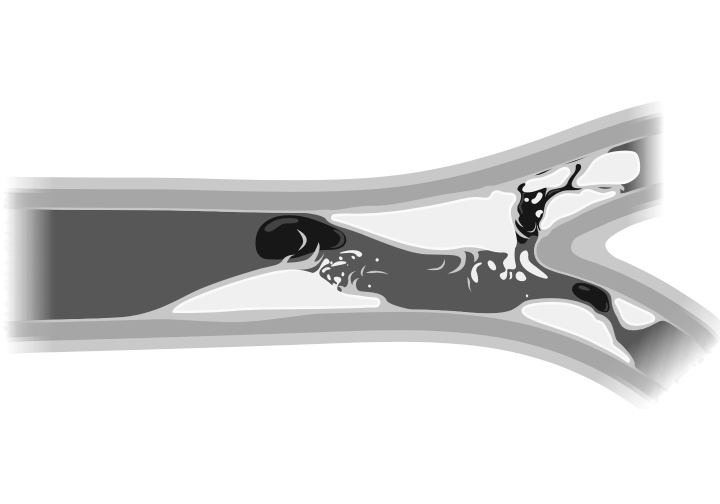
#> input picture data/models/base/base_model.png, 720 x 504 px, found by its file name
$ python get_structures.py
#> lines starting #> are read from the running program, lines starting #| are printed output that depends on the picture; after the words box and inside, x2 and y2 are one past the last pixel; in counts of white or black regions, pixels touching at a corner belong together
import numpy as np
import imageio
import matplotlib.pyplot as plt
from skimage import io, color

#image = imageio.imread('/Users/rita/Uni/bachelor_thesis/git/bachelor_thesis/threeInteraction/templates/models/base_model.png')
image = color.rgba2rgb (io.imread('/Users/rita/Uni/bachelor_thesis/git/bachelor_thesis/threeInteraction/templates/models/base_model.png'))
#> image: shape (504, 720, 3) float64; min 0.0902, max 1, mean 0.873
image = image * 255
image = image.astype(int)
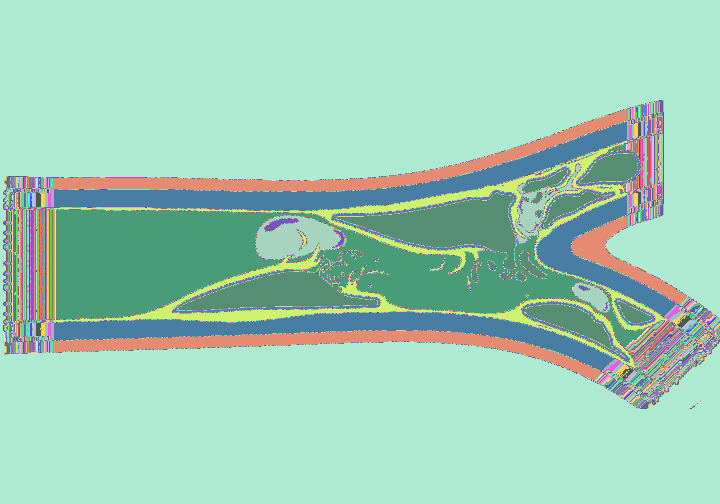
#> image: shape (504, 720, 3) int64; 209 distinct labels, from 23 to 255; one colour per label, 0 black

def translate(image, wanted, name):
#> called with name = 'membrane1.png'
    image_copy = image.copy()
    if len(wanted)==2:
        white_pixels = np.any(image != wanted[1], axis=-1) * np.any(image != wanted[0], axis=-1)
    else:
        white_pixels = np.any(image != wanted, axis=-1)
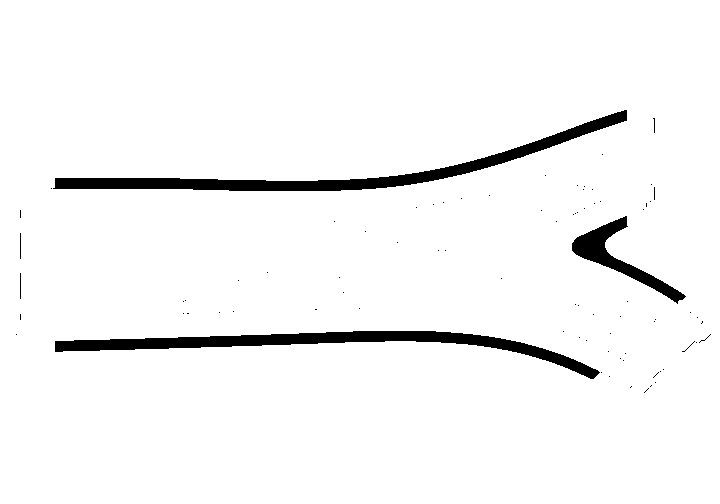
#> white_pixels: shape (504, 720) bool; 96% white; 82 black regions (77 under 20 px), largest, box (x1, y1, x2, y2) and area: (53, 110, 627, 191) 6205, (55, 331, 600, 379) 5825, (572, 216, 686, 304) 2157, (20, 233, 21, 259) 26, (20, 273, 21, 299) 26
    image_copy[np.invert(white_pixels)] = [0, 0, 0]
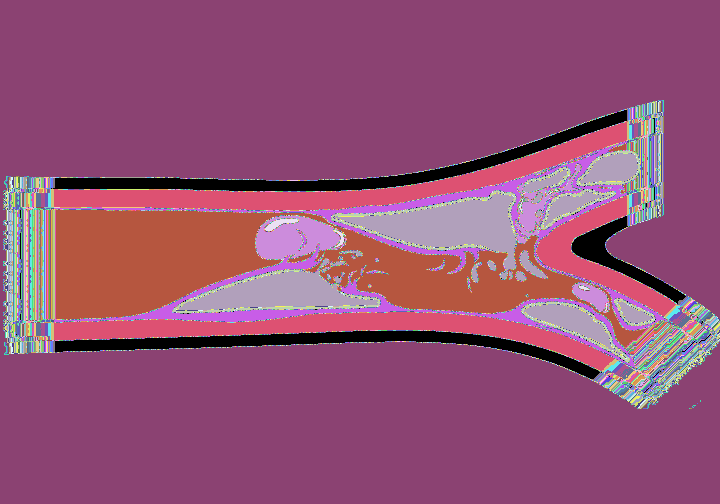
#> image_copy: shape (504, 720, 3) int64; 209 distinct labels, from 0 to 255; one colour per label, 0 black
    image_copy[white_pixels] = [1, 1, 1]
    #io.imsave(name, image_copy)

m1 = [201, 201, 201]
m2 = [166, 166, 166]
m3 = [199, 199, 199]
plaque = [240, 240, 240]
phage = [23, 23, 23]
#neur = [167, 88, 150]

translate(image, m1, 'membrane1.png')
translate(image, m2, 'membrane2.png')
#> call 2 of translate, with name = 'membrane2.png'
#> in translate (call 2), `white_pixels = np.any(image != wanted, axis=-1)`: white_pixels: shape (504, 720) bool; 93.5% white; 26 black regions (23 under 20 px), largest, box (x1, y1, x2, y2) and area: (54, 122, 627, 210) 9882, (54, 312, 614, 371) 9272, (537, 196, 676, 316) 4236
#> in translate (call 2), `image_copy[np.invert(white_pixels)] = [0, 0, 0]`:
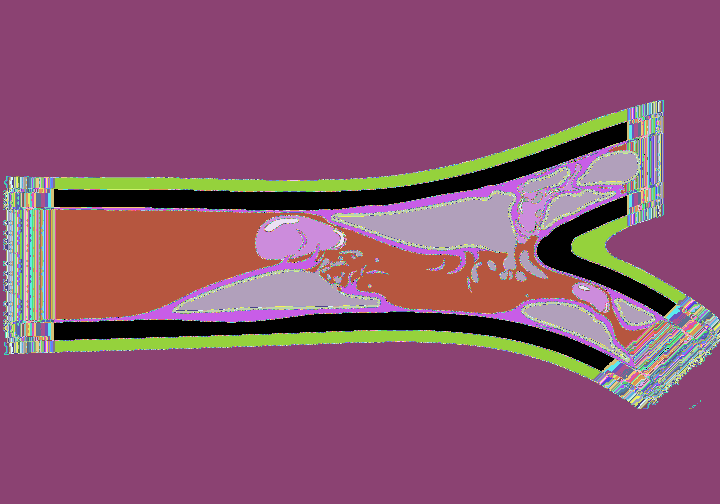
#> image_copy: shape (504, 720, 3) int64; 209 distinct labels, from 0 to 255; one colour per label, 0 black
translate(image, m3, 'membrane3.png')
#> call 3 of translate, with name = 'membrane3.png'
#> in translate (call 3), `white_pixels = np.any(image != wanted, axis=-1)`: white_pixels: shape (504, 720) bool; 97.6% white; 81 black regions (76 under 20 px), largest, box (x1, y1, x2, y2) and area: (54, 244, 635, 368) 4291, (54, 141, 627, 273) 3860, (591, 282, 668, 330) 456, (299, 231, 306, 248) 33, (563, 273, 590, 282) 28
#> in translate (call 3), `image_copy[np.invert(white_pixels)] = [0, 0, 0]`:
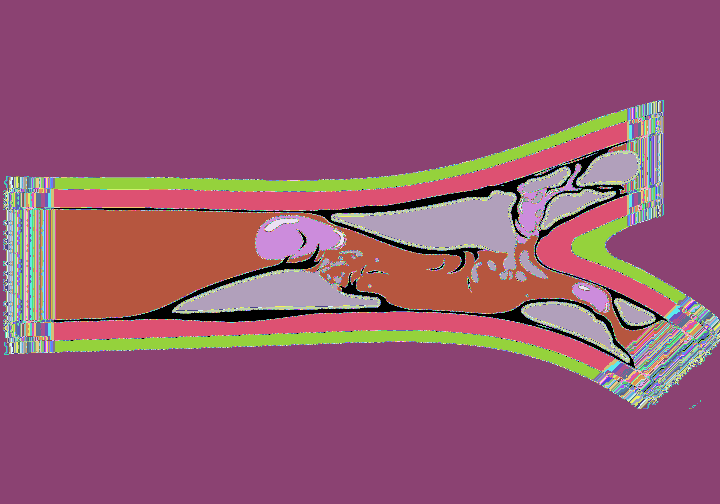
#> image_copy: shape (504, 720, 3) int64; 209 distinct labels, from 0 to 255; one colour per label, 0 black
translate(image, plaque, 'plaque.png')
#> call 4 of translate, with name = 'plaque.png'
#> in translate (call 4), `white_pixels = np.any(image != wanted, axis=-1)`: white_pixels: shape (504, 720) bool; 95.9% white; 140 black regions (123 under 20 px), largest, box (x1, y1, x2, y2) and area: (334, 193, 516, 279) 5766, (178, 269, 377, 310) 4085, (524, 305, 620, 354) 1565
#> in translate (call 4), `image_copy[np.invert(white_pixels)] = [0, 0, 0]`:
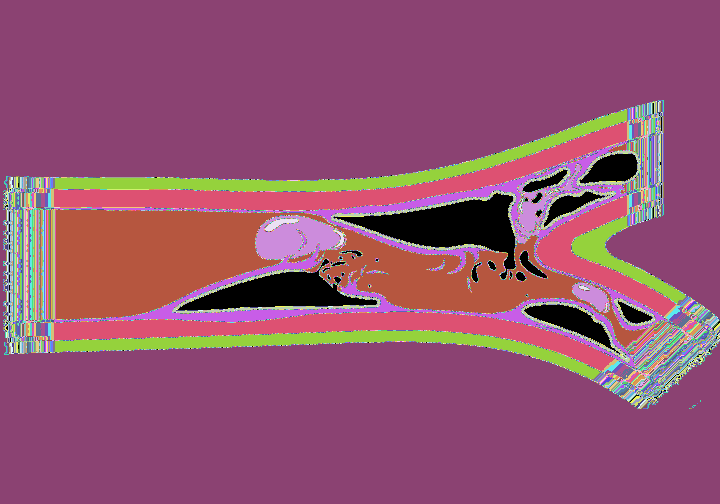
#> image_copy: shape (504, 720, 3) int64; 209 distinct labels, from 0 to 255; one colour per label, 0 black
translate(image, phage, 'macrophage.png')
#> in translate (call 5), `white_pixels = np.any(image != wanted, axis=-1)`: white_pixels: shape (504, 720) bool; 99% white; 13 black regions (7 under 20 px), largest, box (x1, y1, x2, y2) and area: (256, 216, 340, 259) 2328, (516, 188, 557, 237) 714, (573, 283, 608, 312) 494, (558, 165, 581, 192) 117, (517, 235, 527, 243) 44, (518, 184, 525, 194) 30
#> in translate (call 5), `image_copy[np.invert(white_pixels)] = [0, 0, 0]`:
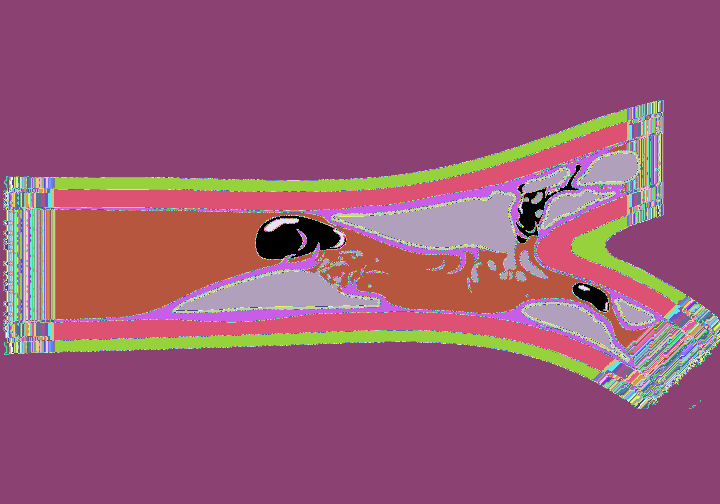
#> image_copy: shape (504, 720, 3) int64; 209 distinct labels, from 0 to 255; one colour per label, 0 black
#translate(image, neur, 'neurophil.png')
